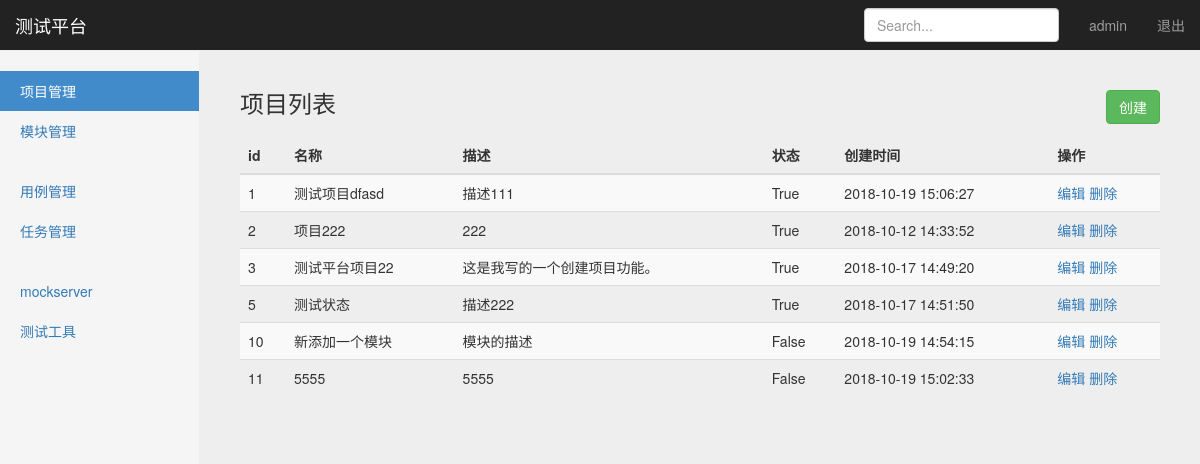
The app's page /manage/project_manage/ (signed in) with its own data.
### project_app/models.py (models this page shows, shortened)
class Project(models.Model):
    name = models.CharField("名称", max_length=100, blank=False, default="")
    describe = models.TextField("描述", default="")
    status = models.BooleanField("状态：", default=True)
    create_time = models.DateTimeField("创建时间", auto_now_add=True)

### project_app/views/project_views.py (the view)
# urls.py: path('project_manage/', project_views.project_manage),
@login_required
def project_manage(request):
    username = request.session.get('user1', '')
    project_all = Project.objects.all()
    return render(request, "project_manage.html", {
        "user": username,
        "projects": project_all,
        "type": "list"
    })

### templates/project_manage.html (shortened to what this page needs)
{% extends "base.html" %}
{% block content %}
    <nav class="navbar navbar-inverse navbar-fixed-top">
        <div class="container-fluid">
            <div class="navbar-header">
                <a class="navbar-brand" href="#">测试平台</a>
            </div>
            <div id="navbar" class="navbar-collapse collapse">
                <ul class="nav navbar-nav navbar-right">
                    <li><a href="#">{{ user }}</a></li>
                    <li><a href="/logout/">退出</a></li>
                </ul>
                <form class="navbar-form navbar-right">
                    <input type="text" class="form-control" placeholder="Search...">
                </form>
            </div>
        </div>
    </nav>
    <div class="container-fluid">
        <div class="row">
            <div class="col-sm-3 col-md-2 sidebar">
                <ul class="nav nav-sidebar">
                    <li class="active"><a href="#">项目管理</a></li>
                    <li><a href="/manage/module_manage/">模块管理</a></li>
                </ul>
                <ul class="nav nav-sidebar">
                    <li><a href="/interface/case_manage/">用例管理</a></li>
                    <li><a href="/interface/task_manage/">任务管理</a></li>
                </ul>
                <ul class="nav nav-sidebar">
                    <li><a href="">mockserver</a></li>
                    <li><a href="">测试工具</a></li>
                </ul>
            </div>
            {% if type == 'list'%}
            <div class="col-sm-9 col-sm-offset-3 col-md-10 col-md-offset-2 main">
                <h3 class="sub-header" >项目列表
                    <button type="button" class="btn btn-success"
                    style="float: right;"
                    onclick="window.location.href='/manage/add_project/'">创建</button>
                </h3>
                <div class="table-responsive">
                    <table class="table table-striped">
                        <thead>
                            <tr>
                                <th>id</th>
                                <th>名称</th>
                                <th>描述</th>
                                <th>状态</th>
                                <th>创建时间</th>
                                <th>操作</th>
                            </tr>
                        </thead>
                        <tbody>
                            {% for project in projects %}
                            <tr>
                                <td>{{ project.id }}</td>
                                <td>{{ project.name }}</td>
                                <td>{{ project.describe }}</td>
                                <td>{{ project.status }}</td>
                                <td>{{ project.create_time | date:"Y-m-d H:i:s" }}</td>
                                <td>
                                    <a href="/manage/edit_project/{{project.id}}/">编辑</a>
                                    <a href="/manage/delete_project/{{project.id}}/">删除</a>
                                </td>
                            </tr>
                            {% endfor %}
                        </tbody>
                    </table>
                </div>
            </div>
            {% endif %}
        </div>
    </div>
{% endblock %}

### static/css/signin.css (style rules this page uses)
body { padding-top: 40px; padding-bottom: 40px; background-color: #eee; }

### static/css/dashboard.css (style rules this page uses)
body { padding-top: 50px; }
.sub-header { padding-bottom: 10px; border-bottom: 1px solid #eee; }
.navbar-fixed-top { border: 0; }
.sidebar { display: none; }
@media (min-width: 768px) { .sidebar { position: fixed; top: 51px; bottom: 0; left: 0; z-index: 1000; display: block; padding: 20px; overflow-x: hidden; overflow-y: auto; background-color: #f5f5f5; border-right: 1px solid #eee; } }
.nav-sidebar { margin-right: -21px; margin-bottom: 20px; margin-left: -20px; }
.nav-sidebar > li > a { padding-right: 20px; padding-left: 20px; }
.nav-sidebar > .active > a, .nav-sidebar > .active > a:hover, .nav-sidebar > .active > a:focus { color: #fff; background-color: #428bca; }
.main { padding: 20px; }
@media (min-width: 768px) { .main { padding-right: 40px; padding-left: 40px; } }

### records on screen
Project: id "1", name "测试项目dfasd", describe "描述111", status "True", create_time "2018-10-19 15:06:27"
Project: id "2", name "项目222", describe "222", status "True", create_time "2018-10-12 14:33:52"
Project: id "3", name "测试平台项目22", describe "这是我写的一个创建项目功能。", status "True", create_time "2018-10-17 14:49:20"
Project: id "5", name "测试状态", describe "描述222", status "True", create_time "2018-10-17 14:51:50"
Project: id "10", name "新添加一个模块", describe "模块的描述", status "False", create_time "2018-10-19 14:54:15"
Project: id "11", name "5555", describe "5555", status "False", create_time "2018-10-19 15:02:33"

### other values on screen
{{ user }} "admin"
